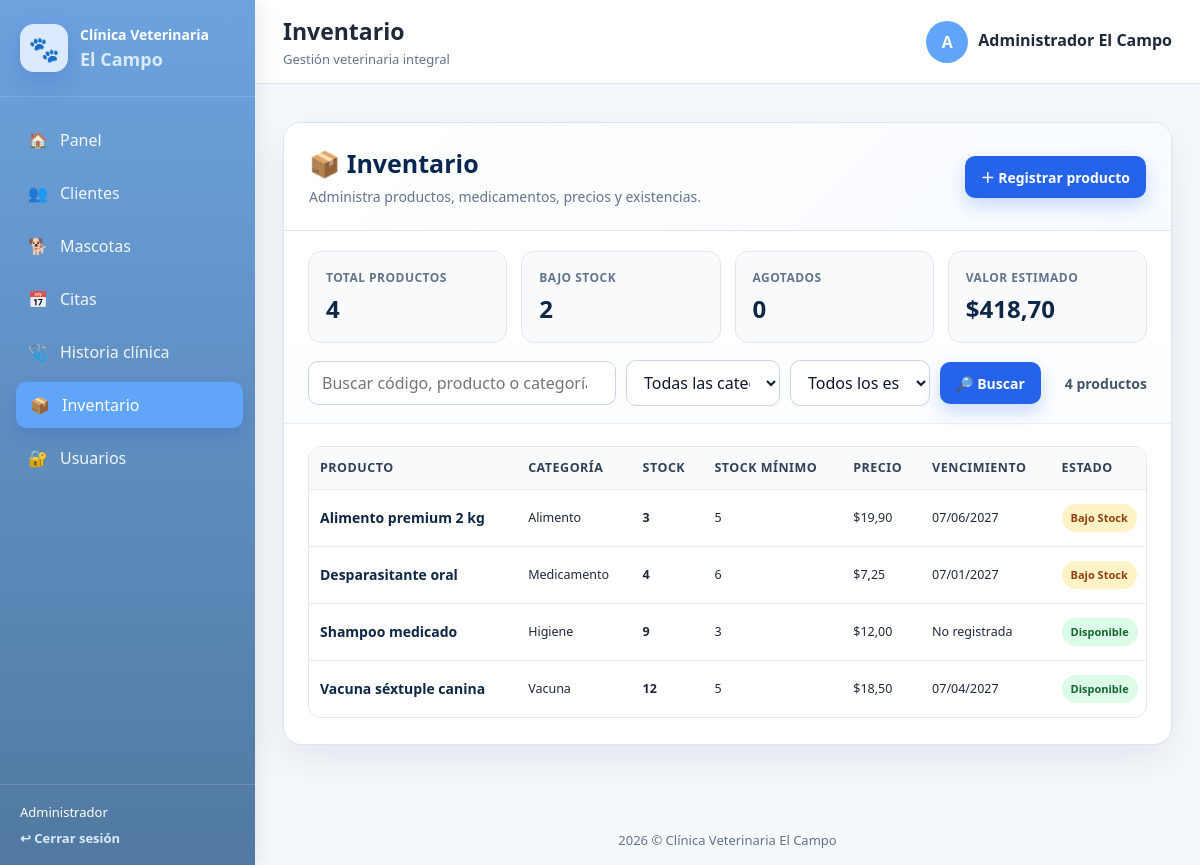
The page /inventario/index.php (signed in) on the database its author committed.
### tables this page shows
CREATE TABLE inventario (
    id INT UNSIGNED AUTO_INCREMENT PRIMARY KEY,
    nombre VARCHAR(150) NOT NULL,
    categoria VARCHAR(80) NOT NULL,
    stock INT UNSIGNED NOT NULL DEFAULT 0,
    stock_minimo INT UNSIGNED NOT NULL DEFAULT 5,
    precio DECIMAL(10,2) UNSIGNED NOT NULL DEFAULT 0,
    fecha_vencimiento DATE NULL,
    created_at TIMESTAMP NOT NULL DEFAULT CURRENT_TIMESTAMP
);

### config/app.php (called while the page is built, shortened)
<?php
function url(string $ruta = ''): string
{
    $base = rtrim(BASE_URL, '/');
    $ruta = ltrim($ruta, '/');
    return $base . '/' . $ruta;
}

### inventario/_bootstrap.php (called while the page is built, shortened)
<?php
$raiz = dirname(__DIR__);
require_once $raiz . '/config/app.php';
function inv_e(mixed $valor): string
{
    return htmlspecialchars(
        (string) $valor,
        ENT_QUOTES,
        'UTF-8'
    );
}
function inv_url(string $ruta): string
{
    if (function_exists('url')) {
        return (string) url($ruta);
    }
    return '../' . ltrim($ruta, '/');
}
function inv_columnas(PDO $pdo): array
{
    static $columnas = null;
    if (is_array($columnas)) {
        return $columnas;
    }
    $columnas = [];
    $consulta = $pdo->query('SHOW COLUMNS FROM inventario');
    foreach ($consulta->fetchAll(PDO::FETCH_ASSOC) as $fila) {
        $nombre = (string) ($fila['Field'] ?? '');
        if ($nombre !== '') {
            $columnas[$nombre] = $fila;
        }
    }
    return $columnas;
}
function inv_tiene_columna(
    PDO $pdo,
    string $columna
): bool {
    return array_key_exists(
        $columna,
        inv_columnas($pdo)
    );
}
function inv_columna_precio_venta(PDO $pdo): ?string
{
    if (inv_tiene_columna($pdo, 'precio')) {
        return 'precio';
    }
    return null;
}
function inv_fecha_visible(mixed $fecha): string
{
    $valor = trim((string) $fecha);
    if ($valor === '') {
        return 'No registrada';
    }
    $objeto = DateTime::createFromFormat(
        'Y-m-d',
        substr($valor, 0, 10)
    );
    return $objeto instanceof DateTime
        ? $objeto->format('d/m/Y')
        : $valor;
}
function inv_dinero(mixed $valor): string
{
    return '$' . number_format(
        (float) $valor,
        2,
        ',',
        '.'
    );
}

### inventario/index.php (the view, shortened to what this page needs)
<?php
require_once __DIR__ . '/_bootstrap.php';
$buscar = trim((string) ($_GET['buscar'] ?? ''));
$columnas = inv_columnas($pdo);
$precioColumna = inv_columna_precio_venta($pdo);
$productos = [];
$estadisticas = [
    'total' => 0,
    'bajo_stock' => 0,
    'agotados' => 0,
    'valor' => 0.0,
];
try {
    $precioExpresion = $precioColumna !== null
        ? 'COALESCE(' . $precioColumna . ', 0)'
        : '0';
    $consultaEstadisticas = $pdo->query(
        'SELECT
            COUNT(*) AS total,
            COALESCE(
                SUM(stock > 0 AND stock <= stock_minimo),
                0
            ) AS bajo_stock,
            COALESCE(SUM(stock <= 0), 0) AS agotados,
            COALESCE(
                SUM(stock * ' . $precioExpresion . '),
                0
            ) AS valor
         FROM inventario'
    );
    $fila = $consultaEstadisticas->fetch(PDO::FETCH_ASSOC);
    if (is_array($fila)) {
        $estadisticas = [
            'total' => (int) ($fila['total'] ?? 0),
            'bajo_stock' =>
                (int) ($fila['bajo_stock'] ?? 0),
            'agotados' =>
                (int) ($fila['agotados'] ?? 0),
            'valor' => (float) ($fila['valor'] ?? 0),
        ];
    }
} catch (Throwable $error) {
    error_log(
        'Error cargando estadísticas de inventario: ' .
        $error->getMessage()
    );
}
try {
    $select = [
        'id',
        'nombre',
        'categoria',
        'stock',
        'stock_minimo',
        'fecha_vencimiento',
    ];
    foreach (
        [
            'codigo',
            'descripcion',
            'precio',
            'precio_compra',
            'precio_venta',
            'estado',
            'fecha_registro',
            'created_at',
        ]
        as $columna
    ) {
        if (isset($columnas[$columna])) {
            $select[] = $columna;
        }
    }
    $sql =
        'SELECT ' .
        implode(', ', $select) .
        ' FROM inventario
         WHERE 1 = 1';
    $parametros = [];
    $sql .= ' ORDER BY nombre ASC, id DESC';
    $consulta = $pdo->prepare($sql);
    $consulta->execute($parametros);
    $productos = $consulta->fetchAll(PDO::FETCH_ASSOC);
} catch (Throwable $error) {
    error_log(
        'Error cargando inventario: ' .
        $error->getMessage()
    );
    $mensajeError =
        'No se pudo cargar el inventario. ' .
        'Revisa la tabla inventario y la conexión.';
}
require_once $raiz . '/includes/header.php';
?>
<div class="inv-page">
    <section class="inv-panel">
        <header class="inv-header">
            <div class="inv-header-copy">
                <h1>📦 Inventario</h1>
                <p>
                    Administra productos, medicamentos,
                    precios y existencias.
                </p>
            </div>
            <div class="inv-header-actions">
                <a
                    class="inv-btn inv-btn-primary"
                    href="<?= inv_e(
                        inv_url('inventario/crear.php')
                    ) ?>"
                >
                    ＋ Registrar producto
                </a>
            </div>
        </header>
        <div class="inv-stats">
            <article class="inv-stat">
                <span>Total productos</span>
                <strong><?= $estadisticas['total'] ?></strong>
            </article>
            <article class="inv-stat">
                <span>Bajo stock</span>
                <strong><?= $estadisticas['bajo_stock'] ?></strong>
            </article>
            <article class="inv-stat">
                <span>Agotados</span>
                <strong><?= $estadisticas['agotados'] ?></strong>
            </article>
            <article class="inv-stat">
                <span>Valor estimado</span>
                <strong>
                    <?= inv_e(
                        inv_dinero($estadisticas['valor'])
                    ) ?>
                </strong>
            </article>
        </div>
        <div class="inv-toolbar">
            <form method="GET" class="inv-search">
                <input
                    type="search"
                    name="buscar"
                    value="<?= inv_e($buscar) ?>"
                    placeholder="Buscar código, producto o categoría"
                >
                <select name="categoria">
                    <option value="">Todas las categorías</option>
                </select>
                <select name="estado">
                    <option value="">Todos los estados</option>
                </select>
                <button
                    type="submit"
                    class="inv-btn inv-btn-primary"
                >
                    🔎 Buscar
                </button>
            </form>
            <span class="inv-count">
                <?= count($productos) ?>
                producto<?= count($productos) === 1 ? '' : 's' ?>
            </span>
        </div>
        <div class="inv-content">
            <?php if ($productos !== []): ?>
                <div class="inv-table-wrapper">
                    <table class="inv-table">
                        <thead>
                            <tr>
                                <th>Producto</th>
                                <th>Categoría</th>
                                <th>Stock</th>
                                <th>Stock mínimo</th>
                                <th>Precio</th>
                                <th>Vencimiento</th>
                                <th>Estado</th>
                            </tr>
                        </thead>
                        <tbody>
                            <?php foreach ($productos as $producto): ?>
                                <?php
                                $stock = (int) (
                                    $producto['stock'] ?? 0
                                );
                                $stockMinimo = (int) (
                                    $producto['stock_minimo'] ?? 0
                                );
                                $estado = isset($columnas['estado'])
                                    ? (string) (
                                        $producto['estado']
                                        ?? 'disponible'
                                    )
                                    : (
                                        $stock <= 0
                                            ? 'agotado'
                                            : 'disponible'
                                    );
                                if ($estado === 'inactivo') {
                                    $claseEstado = 'inv-badge-off';
                                } elseif ($stock <= 0) {
                                    $claseEstado = 'inv-badge-out';
                                    $estadoTexto = 'Agotado';
                                } elseif ($stock <= $stockMinimo) {
                                    $claseEstado = 'inv-badge-low';
                                    $estadoTexto = 'Bajo stock';
                                } else {
                                    $claseEstado = 'inv-badge-ok';
                                    $estadoTexto = ucfirst($estado);
                                }
                                $precio = $precioColumna !== null
                                    ? (
                                        $producto[$precioColumna]
                                        ?? 0
                                    )
                                    : 0;
                                ?>
                                <tr>
                                    <td>
                                        <span class="inv-primary">
                                            <?= inv_e(
                                                $producto['nombre']
                                                ?? 'Producto'
                                            ) ?>
                                        </span>
                                    </td>
                                    <td>
                                        <?= inv_e(
                                            $producto['categoria']
                                            ?? 'Sin categoría'
                                        ) ?>
                                    </td>
                                    <td>
                                        <strong><?= $stock ?></strong>
                                    </td>
                                    <td><?= $stockMinimo ?></td>
                                    <td>
                                        <?= inv_e(inv_dinero($precio)) ?>
                                    </td>
                                    <td>
                                        <?= inv_e(
                                            inv_fecha_visible(
                                                $producto[
                                                    'fecha_vencimiento'
                                                ] ?? ''
                                            )
                                        ) ?>
                                    </td>
                                    <td>
                                        <span
                                            class="
                                                inv-badge
                                                <?= inv_e(
                                                    $claseEstado
                                                ) ?>
                                            "
                                        >
                                            <?= inv_e($estadoTexto) ?>
                                        </span>
                                    </td>
                                </tr>
                                <?php unset($estadoTexto); ?>
                            <?php endforeach; ?>
                        </tbody>
                    </table>
                </div>
            <?php endif; ?>
        </div>
    </section>
</div>
<?php
require_once $raiz . '/includes/footer.php';
?>

### rows shown on the page
inventario: nombre "Alimento premium 2 kg", categoria "Alimento", stock "3", stock_minimo "5", precio "$19,90", fecha_vencimiento "07/06/2027", inv_e($estadoTexto) "Bajo Stock"
inventario: nombre "Desparasitante oral", categoria "Medicamento", stock "4", stock_minimo "6", precio "$7,25", fecha_vencimiento "07/01/2027", inv_e($estadoTexto) "Bajo Stock"
inventario: nombre "Shampoo medicado", categoria "Higiene", stock "9", stock_minimo "3", precio "$12,00", fecha_vencimiento "No registrada", stock "Disponible"
inventario: nombre "Vacuna séxtuple canina", categoria "Vacuna", stock "12", stock_minimo "5", precio "$18,50", fecha_vencimiento "07/04/2027", stock "Disponible"

### other values the page prints
$user['rol'] "Administrador"
$pageTitle "Inventario"
$userInitial "A"
$nombreUsuario "Administrador El Campo"
$estadisticas['total'] "4"
$estadisticas['bajo_stock'] "2"
$estadisticas['agotados'] "0"
count($productos) "4"
